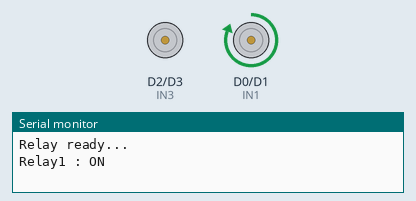
Recording of a sketch running on a simulated ESP8266 (NodeMCU). On the bench: motor-driver pin pairs drawn as motors (green arrow = first pin HIGH = forward, orange = second pin HIGH = backward, longer = more drive), the last lines printed to the serial monitor.

Above: at 7.0 s.
At 11.0 s:
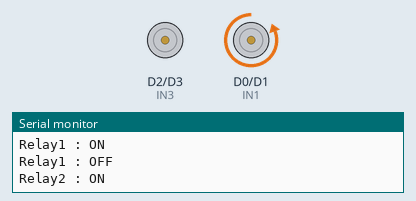
At 15.0 s:
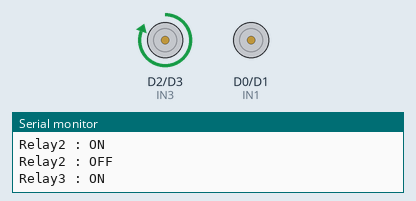
At 25.0 s:
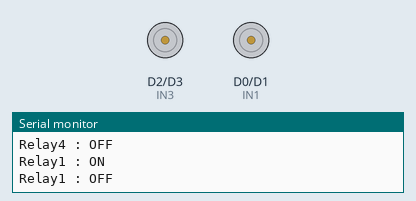
Timing chart, 0 to 26.8 s (numbered marks = the images above):
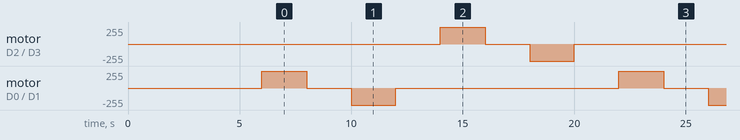

The sketch:

Test_Relay.ino
```cpp
int IN1 = D0; //ต่อขา IN1 เข้ากับ D0 (Channel 1)
int IN2 = D1; //ต่อขา IN2 เข้ากับ D1 (Channel 2)
int IN3 = D2; //ต่อขา IN3 เข้ากับ D2 (Channel 3)
int IN4 = D3; //ต่อขา IN4 เข้ากับ D3 (Channel 4)

void setup() {
  Serial.begin(115200);
  pinMode(IN1,OUTPUT);
  pinMode(IN2,OUTPUT);
  pinMode(IN3,OUTPUT);
  pinMode(IN4,OUTPUT);
  delay(3000);//รอ 3 วินาที
  Serial.println("Relay ready...");
  delay(3000);//รอ 3 วินาที
}

void loop() {

  digitalWrite(IN1,HIGH); //จ่ายสัญญาณสูง(ทำงาน)
  Serial.println("Relay1 : ON");
  delay(2000);//รอ 2 วินาที
  digitalWrite(IN1,LOW);//จ่ายสัญญาณตำ(ไม่ทำงาน)
  Serial.println("Relay1 : OFF");
  delay(2000);//รอ 2 วินาที

  digitalWrite(IN2,HIGH);//จ่ายสัญญาณสูง(ทำงาน)
  Serial.println("Relay2 : ON");
  delay(2000);//รอ 2 วินาที
  digitalWrite(IN2,LOW);//จ่ายสัญญาณตำ(ไม่ทำงาน)
  Serial.println("Relay2 : OFF");
  delay(2000);//รอ 2 วินาที

  digitalWrite(IN3,HIGH);//จ่ายสัญญาณสูง(ทำงาน)
  Serial.println("Relay3 : ON");
  delay(2000);//รอ 2 วินาที
  digitalWrite(IN3,LOW);//จ่ายสัญญาณตำ(ไม่ทำงาน)
  Serial.println("Relay3 : OFF");
  delay(2000);//รอ 2 วินาที

  digitalWrite(IN4,HIGH);//จ่ายสัญญาณสูง(ทำงาน)
  Serial.println("Relay4 : ON");
  delay(2000);//รอ 2 วินาที
  digitalWrite(IN4,LOW);//จ่ายสัญญาณตำ(ไม่ทำงาน)
  Serial.println("Relay4 : OFF");
  delay(2000);//รอ 2 วินาที
}
```

Measured:
- by itself, motor on D2 (IN3) / D3 (IN4), motor on D0 (IN1) / D1 (IN2): repeats every 16.0 s: stopped 2.0 s, backward 255/255 2.0 s, stopped 10.0 s, forward 255/255 2.0 s
